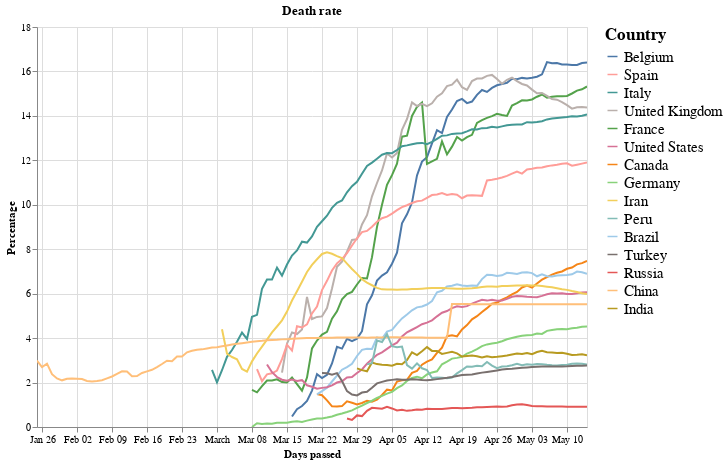

Notebook cell for this chart:
### Markdown cell above
## Countries with >50000 cases (Projected starting 1000 case mark to calculate rise of deaths in terms of percentage).

### Code cell
#hide_input
source= every_country_data[every_country_data.total_confirmed>atLeast]
# display(source)

scales = alt.selection_interval(bind='scales', zoom=True)
selection = alt.selection_multi(fields=['location'], bind='legend')
alt.data_transformers.disable_max_rows()

base = alt.Chart(source, title = "Death rate").encode(
    x = alt.X('date:T', title = "Days passed"),
    y = alt.Y("death_rate:Q",title = "Percentage"),
    color = alt.Color('location:N', legend=alt.Legend(title="Country",values=countries.to_list(), labelFontSize=15, titleFontSize=17),
                     scale=alt.Scale(scheme='tableau20')),
    opacity = alt.condition(selection, alt.value(1), alt.value(0.1))
)

lines = base.mark_line().add_selection(
    scales
).add_selection(
    selection
).properties(
    width=chart_width,
    height=chart_height
)

lines = base.mark_line().add_selection(
    scales
).add_selection(
    selection
).properties(
    width=chart_width,
    height=chart_height
)
lines

### Figure 1 — Vega-Lite specification as saved in the notebook (floating-point values rounded to 4 significant figures; data arrays with more than 128 entries replaced by an {"elided": "..."} marker saying what was removed)
{"config": {"view": {"continuousWidth": 400, "continuousHeight": 300}}, "data": {"name": "data-e23d5a229192a221de1c394f71b14755"}, "mark": "line", "encoding": {"color": {"type": "nominal", "field": "location", "legend": {"labelFontSize": 15, "title": "Country", "titleFontSize": 17, "values": ["Belgium", "Spain", "Italy", "United Kingdom", "France", "United States", "Canada", "Germany", "Iran", "Peru", "Brazil", "Turkey", "Russia", "China", "India"]}, "scale": {"scheme": "tableau20"}}, "opacity": {"condition": {"value": 1, "selection": "selector012"}, "value": 0.1}, "x": {"type": "temporal", "field": "date", "title": "Days passed"}, "y": {"type": "quantitative", "field": "death_rate", "title": "Percentage"}}, "height": 400, "selection": {"selector011": {"type": "interval", "bind": "scales", "zoom": true}, "selector012": {"type": "multi", "fields": ["location"], "bind": "legend"}}, "title": "Death rate", "width": 550, "$schema": "https://vega.github.io/schema/vega-lite/v4.8.1.json", "datasets": {"data-e23d5a229192a221de1c394f71b14755": {"elided": "956 records"}}}
